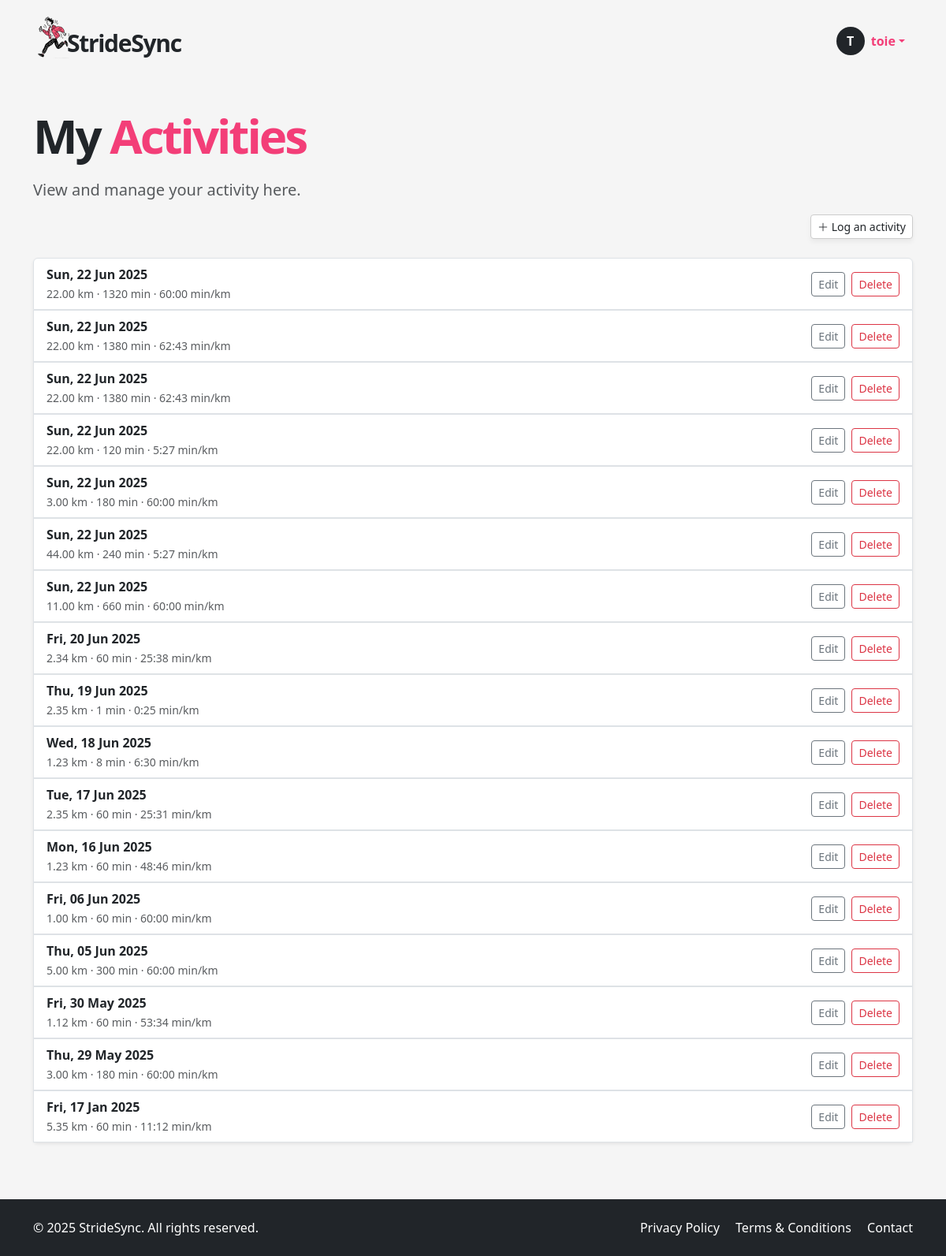
Before: /my-activities (signed in) with the older database file.
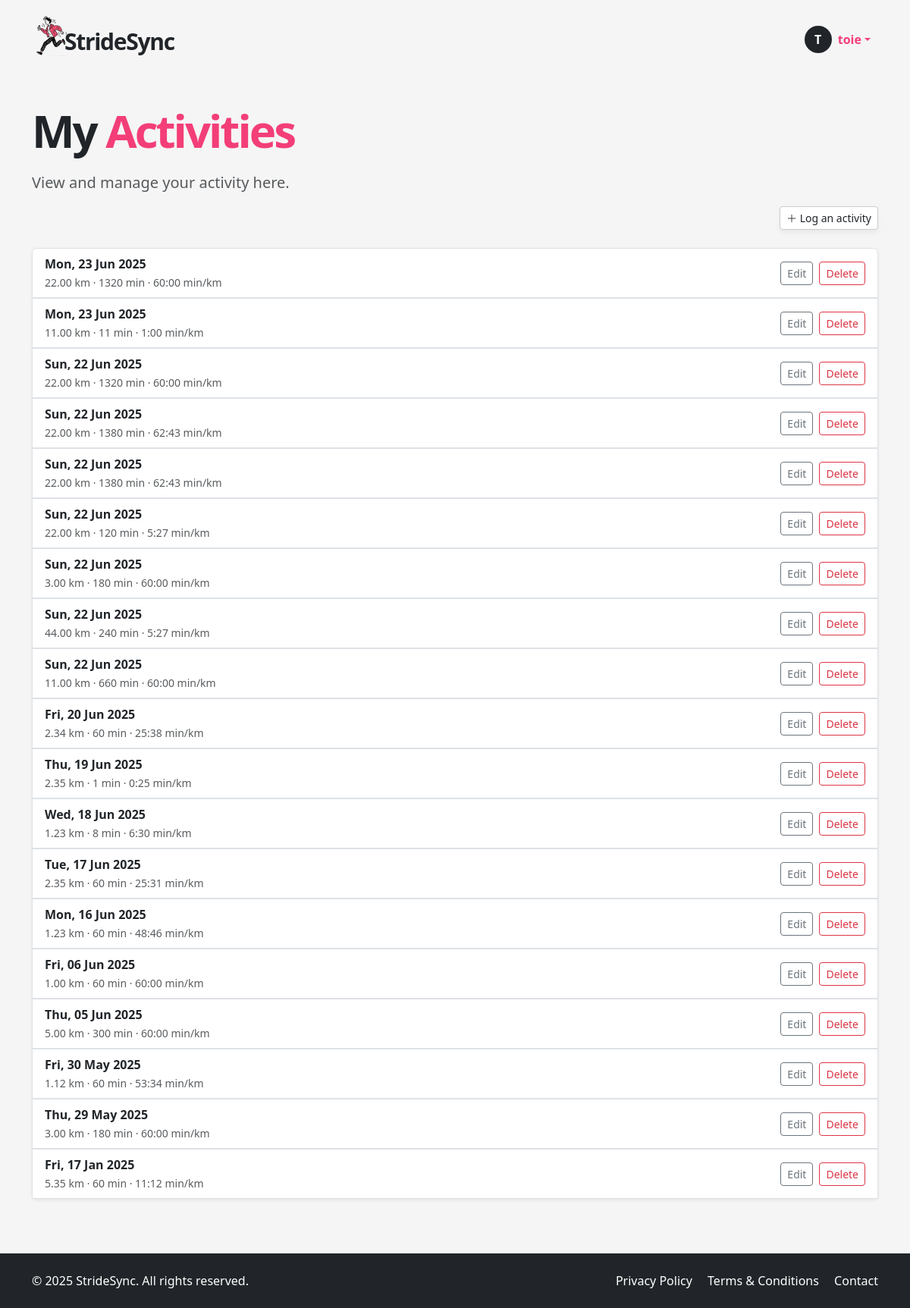
After: the same page with the newer database file.
### app/models.py (models this page shows, shortened)
class Run(db.Model):
    __tablename__ = "runs"
    id = sa.Column(sa.Integer, primary_key=True)
    date = sa.Column(sa.DateTime(timezone=True), index=True)
    distance = sa.Column(Numeric(precision=8, scale=2))  # replaces sa.Integer
    time = sa.Column(sa.Integer)      # seconds (duration)
    pace = sa.Column(sa.Integer)      # seconds per km
    user_id = sa.Column(sa.Integer, sa.ForeignKey("users.id"), index=True)
    user = so.relationship("User", back_populates="runs")
    groups = so.relationship("Group", secondary=run_groups, back_populates="runs")

### app/routes.py (the view)
@app.route('/my-activities')
@login_required
def my_activities():
    runs = db.session.scalars(
        sa.select(Run).where(Run.user_id == current_user.id).order_by(Run.date.desc())
    ).all()
    form = LogActivityForm()
    form.groups.choices = [(g.id, g.name) for g in current_user.groups]
    edit_form = EditRunForm()
    edit_form.groups.choices = [(g.id, g.name) for g in current_user.groups]
    delete_form = DeleteRunForm()
    return render_template(
        "my_activities.html",
        runs=runs,
        form=form,
        edit_form=edit_form,
        delete_form=delete_form,
        user=current_user
    )

### app/models.py (called while the page is built)
@login.user_loader
def load_user(id):
    return db.session.get(User, int(id))

### app/templates/my_activities.html (shortened to what this page needs)
{% extends "base.html" %}
{% block content %}
<section class="py-5">
  <div class="container">
    <h1 class="display-4 fw-bold mb-4 hero-title">My <span>Activities</span></h1>
    <p class="lead text-muted ">View and manage your activity here.</p>
    <div class="mb-4 justify-content-end d-flex">
      <a href="#" class="btn btn-soft btn-sm" data-bs-toggle="modal" data-bs-target="#logActivityModal">
          <i class="bi bi-plus-lg"></i> Log an activity
        </a>
    </div>
    {% if runs %}
    <div class="list-group shadow-sm">
      {% for run in runs %}
        <div class="list-group-item d-flex justify-content-between align-items-center">
          <div>
            <strong>{{ run.date.strftime('%a, %d %b %Y') }}</strong><br>
            <small class="text-muted">
              {{ run.distance }} km · {{ run.time // 60 }} min ·
              {{ "%d:%02d" % (run.pace // 60, run.pace % 60) }} min/km
            </small>
          </div>
          <div class="d-flex gap-2">
            <button class="btn btn-sm btn-outline-secondary" data-bs-toggle="modal" data-bs-target="#editRunModal{{ run.id }}">Edit</button>
            <button class="btn btn-sm btn-outline-danger" data-bs-toggle="modal" data-bs-target="#deleteRunModal{{ run.id }}">Delete</button>
          </div>
        </div>
                    {% set selected_group_ids = run.groups | map(attribute='id') | list %}
      {% endfor %}
    </div>
    {% else %}
      <p class="text-muted">No runs logged yet. Start by adding a new one.</p>
    {% endif %}
  </div>
</section>
{% endblock %}

Changed rows visible on the page:
added Run: date "Mon, 23 Jun 2025", distance "22.00", time "1320", pace "60:00"
added Run: date "Mon, 23 Jun 2025", distance "11.00", time "11", pace "1:00"
